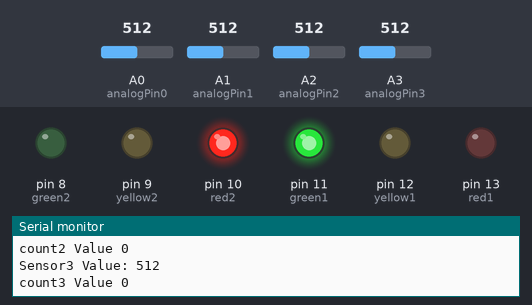
Bench run of a sketch on a simulated Arduino Uno, built with avr-gcc and run on an emulated ATmega328P. Shown: output pins drawn as LEDs (lit = HIGH), the last lines printed to the serial monitor. Inputs (shaded band) come from the test bench; at power-on: A0 (analogPin0) = 512, A1 (analogPin1) = 512, A2 (analogPin2) = 512, A3 (analogPin3) = 512.

Above: at 0.1 s.
At 5.1 s:
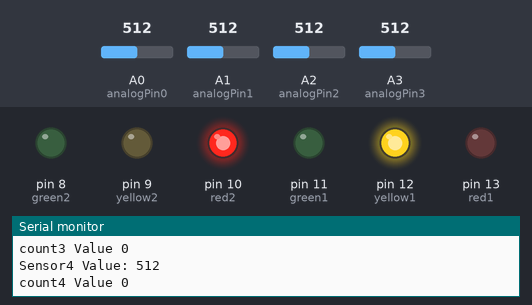
At 12.1 s:
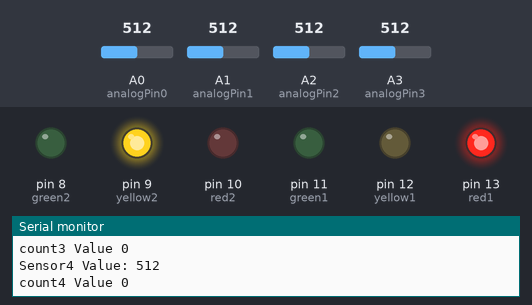
At 14.1 s:
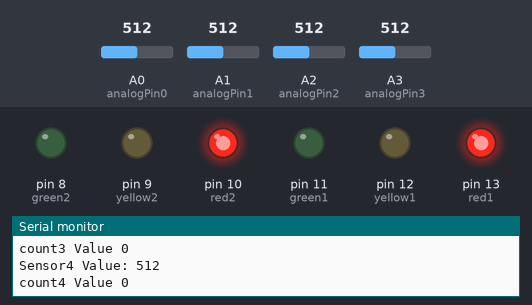
At 35.2 s:
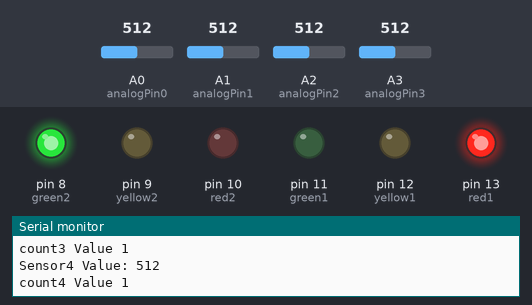
Timing chart, 0 to 36.7 s (numbered marks = the images above):
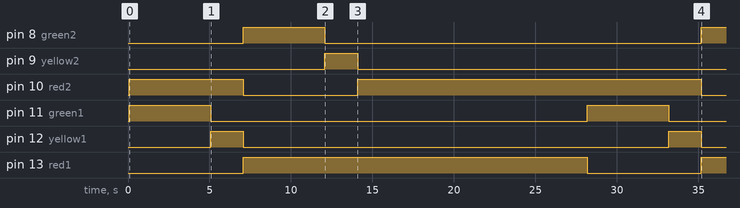

Measured:
- by itself, pin 8 (green2): LOW → HIGH at 7.1 s, → LOW 5.0 s later, → HIGH 23.1 s later
- by itself, pin 9 (yellow2): LOW → HIGH at 12.1 s, → LOW 2.0 s later
- by itself, pin 10 (red2): LOW → HIGH at 0.08 s, → LOW 7.0 s later, → HIGH 7.0 s later, → LOW 21.1 s later
- by itself, pin 11 (green1): alternates HIGH for 5.0 s and LOW for 23.1 s
- by itself, pin 12 (yellow1): alternates HIGH for 2.0 s and LOW for 26.1 s
- by itself, pin 13 (red1): LOW → HIGH at 7.1 s, → LOW 21.1 s later, → HIGH 7.0 s later

The sketch:

sketch_aug09a.ino
```cpp
/***********************************
 * Author: Nkeng Newton            *
 * Date  : 10/08/2016              *
 * Title : Density Traffic Control *
 ***********************************/
// let's define analog variables to hold the analog values
#define analogPin0 A0
#define analogPin1 A1
#define analogPin2 A2
#define analogPin3 A3

//let's define traffic lights variables
int red1    = 13;   //initialize the variable red1 to pin 13 and same with others
int yellow1 = 12;
int green1  = 11;
int red2    = 10;
int yellow2 = 9;
int green2  = 8;
int red3    = 7;
int yellow3 = 6;
int green3  = 5;
int red4    = 4;
int yellow4 = 3;
int green4  = 2;

//let's define sensor variables
int sensorValue1 = 0;
int sensorValue2 = 0;
int sensorValue3 = 0;
int sensorValue4 = 0;

 // let's counter variables for both direction of the road
int count1 = 0;
int count2 = 0;
int count3 = 0;
int count4 = 0;

// let's define an array to store at least 5 sensor variables
int sensorValues[5];

// setup function to be use in configuring the arduino pins
void setup()  {
      // set the data rate for the Serial port
       Serial.begin(9600);
        pinMode(red1,OUTPUT);    //configure red1 pin as output pin
        pinMode(yellow1,OUTPUT);
        pinMode(green1,OUTPUT);
        pinMode(red2,OUTPUT);
        pinMode(green2,OUTPUT);
        pinMode(yellow2,OUTPUT);
        pinMode(analogPin0, INPUT);
        pinMode(analogPin1, INPUT);
        pinMode(analogPin2, INPUT);
        pinMode(analogPin3, INPUT);

}

void loop()
{
    // variables to store read sensor values
    sensorValue1 = IRread1(4);
    sensorValue2 = IRread2(4);
    sensorValue3 = IRread3(4);
    sensorValue4 = IRread4(4);

    // let's print the values on serial monitor to check them
    Serial.print("Sensor1 Value: ");
    Serial.println(sensorValue1);
    Serial.print("count1 Value ");
    Serial.println(count1);

    Serial.print("Sensor2 Value: ");
    Serial.println(sensorValue2);
    Serial.print("count2 Value ");
    Serial.println(count2);

    Serial.print("Sensor3 Value: ");
    Serial.println(sensorValue3);
    Serial.print("count3 Value ");
    Serial.println(count3);

    Serial.print("Sensor4 Value: ");
    Serial.println(sensorValue4);
    Serial.print("count4 Value ");
    Serial.println(count4);

    if(sensorValue1>=80){
        count1++;
      }
    if(sensorValue2>=80){
        count2++;
      }
    if(sensorValue3>=80){
        count3++;
      }
    if(sensorValue4>=80){
        count4++;
      }
      if(count1 > count2 && count1 > count3 && count1 > count4){

        // turn off yellows, then turn red2 and green1 on for 15 seconds
          digitalWrite(yellow1,LOW);
          digitalWrite(yellow2,LOW);
          digitalWrite(yellow3,LOW);
          digitalWrite(yellow4,LOW);
          digitalWrite(red1,LOW);
          digitalWrite(red2,HIGH);
          digitalWrite(red3,HIGH);
          digitalWrite(red4,HIGH);
          digitalWrite(green1,HIGH);
          digitalWrite(green2,LOW);
          digitalWrite(green3,LOW);
          digitalWrite(green4,LOW);
          delay(15000);
            count1 = 0;

        }

      if(count2 > count1 && count2 > count3 && count2 > count4){

          // turn off yellows, then turn red1,red3,red4 and green2 on for 15 seconds
          digitalWrite(yellow1,LOW);
          digitalWrite(yellow2,LOW);
          digitalWrite(yellow3,LOW);
          digitalWrite(yellow4,LOW);
          digitalWrite(red1,HIGH);
          digitalWrite(red2,LOW);
          digitalWrite(red3,HIGH);
          digitalWrite(red4,HIGH);
          digitalWrite(green1,LOW);
          digitalWrite(green2,HIGH);
          digitalWrite(green3,LOW);
          digitalWrite(green4,LOW);
          delay(15000);
            count2 = 0;
        }

     if(count3 > count1 && count3 > count2 && count3 > count4){

          // turn off yellows, then turn red2,red1,red4 and green3 on for 5 seconds
          digitalWrite(yellow1,LOW);
          digitalWrite(yellow2,LOW);
          digitalWrite(yellow3,LOW);
          digitalWrite(yellow4,LOW);
          digitalWrite(red1,HIGH);
          digitalWrite(red2,HIGH);
          digitalWrite(red3,LOW);
          digitalWrite(red4,HIGH);
          digitalWrite(green1,LOW);
          digitalWrite(green2,LOW);
          digitalWrite(green3,HIGH);
          digitalWrite(green4,LOW);
          delay(15000);
            count3 = 0;
        }

    if(count4 > count1 && count4 > count2 && count4 > count3){

          // turn off yellows, then turn red1,red2,red3 and green4 on for 15 seconds
          digitalWrite(yellow1,LOW);
          digitalWrite(yellow2,LOW);
          digitalWrite(yellow3,LOW);
          digitalWrite(yellow4,LOW);
          digitalWrite(red1,HIGH);
          digitalWrite(red2,HIGH);
          digitalWrite(red3,HIGH);
          digitalWrite(red4,LOW);
          digitalWrite(green1,LOW);
          digitalWrite(green2,LOW);
          digitalWrite(green3,LOW);
          digitalWrite(green4,HIGH);
          delay(15000);
            count4 = 0;
        }

       else{

          // turn off yellows, then turn red2 and green1 on for 5 seconds
          digitalWrite(yellow1,LOW);
          digitalWrite(yellow2,LOW);
          digitalWrite(yellow3,LOW);
          digitalWrite(yellow4,LOW);
          digitalWrite(red1,LOW);
          digitalWrite(red2,HIGH);
          digitalWrite(red3,HIGH);
          digitalWrite(red4,HIGH);
          digitalWrite(green1,HIGH);
          digitalWrite(green2,LOW);
          digitalWrite(green3,LOW);
          digitalWrite(green4,LOW);
          delay(5000);

          // we have to always read sensor values
          sensorValue1 = IRread1(4);
          sensorValue2 = IRread2(4);
          sensorValue3 = IRread3(4);
          sensorValue4 = IRread4(4);

          // yellow1 and yellow2 on for 3 seconds (red is already on though)
          digitalWrite(yellow1,HIGH);
          digitalWrite(green1,LOW);
          delay(2000);

          // turn off yellows, then turn red1,red3,red4 and green2 on for 5 seconds
          digitalWrite(yellow1,LOW);
          digitalWrite(yellow2,LOW);
          digitalWrite(yellow3,LOW);
          digitalWrite(yellow4,LOW);
          digitalWrite(red1,HIGH);
          digitalWrite(red2,LOW);
          digitalWrite(red3,HIGH);
          digitalWrite(red4,HIGH);
          digitalWrite(green1,LOW);
          digitalWrite(green2,HIGH);
          digitalWrite(green3,LOW);
          digitalWrite(green4,LOW);
          delay(5000);

          // we have to always read sensor values
          sensorValue1 = IRread1(4);
          sensorValue2 = IRread2(4);
          sensorValue3 = IRread3(4);
          sensorValue4 = IRread4(4);

          // turn on yellow2 and off green2 for 2 seconds
          digitalWrite(yellow2,HIGH);
          digitalWrite(green2,LOW);
          delay(2000);

          // turn off yellows, then turn red2,red1,red4 and green3 on for 5 seconds
          digitalWrite(yellow1,LOW);
          digitalWrite(yellow2,LOW);
          digitalWrite(yellow3,LOW);
          digitalWrite(yellow4,LOW);
          digitalWrite(red1,HIGH);
          digitalWrite(red2,HIGH);
          digitalWrite(red3,LOW);
          digitalWrite(red4,HIGH);
          digitalWrite(green1,LOW);
          digitalWrite(green2,LOW);
          digitalWrite(green3,HIGH);
          digitalWrite(green4,LOW);
          delay(5000);

          // we have to always read sensor values
          sensorValue1 = IRread1(4);
          sensorValue2 = IRread2(4);
          sensorValue3 = IRread3(4);
          sensorValue4 = IRread4(4);

          // turn on yellow3 and off green3 for 2 seconds
          digitalWrite(yellow3,HIGH);
          digitalWrite(green3,LOW);
          delay(2000);

          // turn off yellows, then turn red1,red2,red3 and green4 on for 5 seconds
          digitalWrite(yellow1,LOW);
          digitalWrite(yellow2,LOW);
          digitalWrite(yellow3,LOW);
          digitalWrite(yellow4,LOW);
          digitalWrite(red1,HIGH);
          digitalWrite(red2,HIGH);
          digitalWrite(red3,HIGH);
          digitalWrite(red4,LOW);
          digitalWrite(green1,LOW);
          digitalWrite(green2,LOW);
          digitalWrite(green3,LOW);
          digitalWrite(green4,HIGH);
          delay(5000);

          // we have to always read sensor values
          sensorValue1 = IRread1(4);
          sensorValue2 = IRread2(4);
          sensorValue3 = IRread3(4);
          sensorValue4 = IRread4(4);

          // turn on yellow4 and OFF green4 for 2 seconds
          digitalWrite(yellow4,HIGH);
          digitalWrite(green4,LOW);
          delay(2000);


        }


}

//sensor 1 read function
int IRread1(int times){

       // let's get at least 5 sensor values
       int totalValue = 0;

      for(int x=0; x<times; x++){

          sensorValues[x] = analogRead(analogPin0);

        }

        // let' compute the average of the values
        for(int x=0; x<times; x++){

              totalValue+= sensorValues[x];
          }

          return(totalValue/times);
  }

  //sensor 2 read function
  int IRread2(int times){

       // let's get at least 5 sensor values
       int totalValue = 0;

      for(int x=0; x<times; x++){

          sensorValues[x] = analogRead(analogPin1);

        }

        // let' compute the average of the values
        for(int x=0; x<times; x++){

              totalValue+= sensorValues[x];
          }

          return(totalValue/times);
  }

//sensor 3 read function
  int IRread3(int times){

       // let's get at least 5 sensor values
       int totalValue = 0;

      for(int x=0; x<times; x++){

          sensorValues[x] = analogRead(analogPin2);

        }

        // let' compute the average of the values
        for(int x=0; x<times; x++){

              totalValue+= sensorValues[x];
          }

          return(totalValue/times);
  }

// sensor 4 read function
  int IRread4(int times){

       // let's get at least 5 sensor values
       int totalValue = 0;

      for(int x=0; x<times; x++){

          sensorValues[x] = analogRead(analogPin3);

        }

        // let' compute the average of the values
        for(int x=0; x<times; x++){

              totalValue+= sensorValues[x];
          }

          return(totalValue/times);
  }
```
